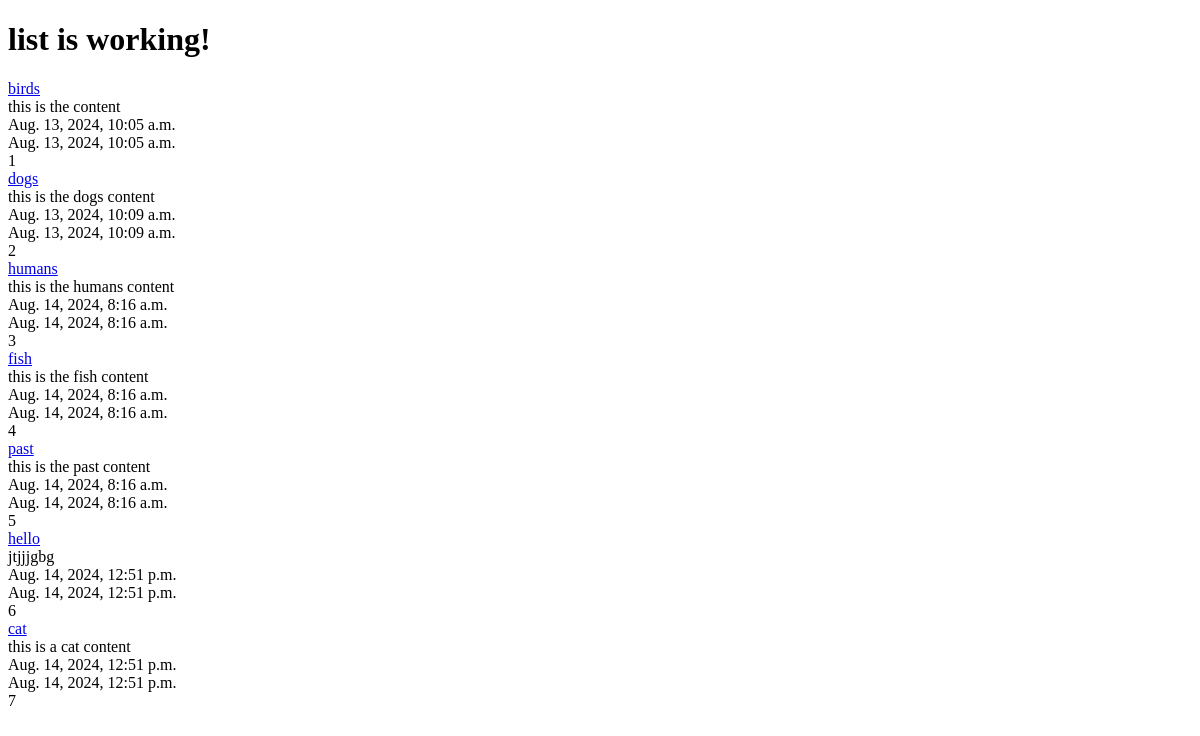
The app's page /posts/, older data.
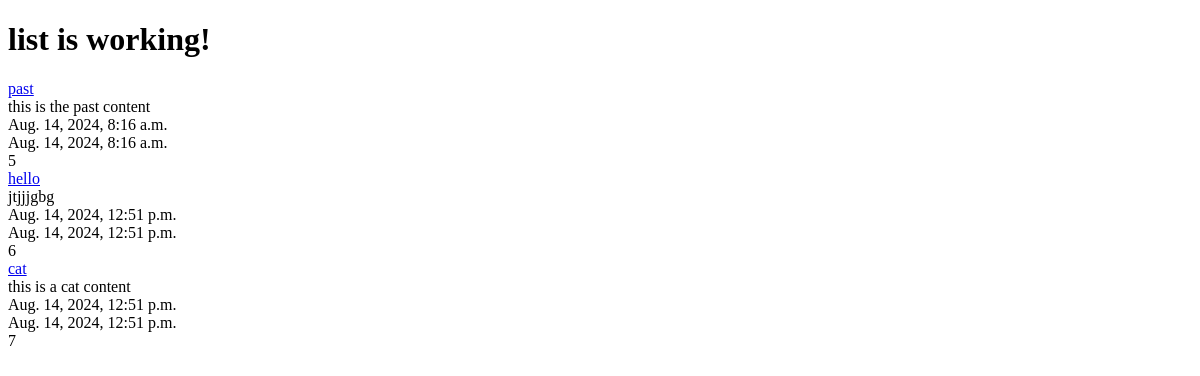
The same page, newer data.
### posts/models.py (models this page shows, shortened)
class Post(models.Model):
    title = models.CharField(max_length=200)
    content = models.TextField()
    created_at = models.DateTimeField(auto_now_add=True, auto_now=False)
    updated_at = models.DateTimeField(auto_now=True, auto_now_add=False)
    def get_absolute_url(self):
        return reverse('posts:detail', args=[str(self.id)])

### posts/views.py (the view)
# urls.py: path('', views.post_list, name='list'),
def post_list(request):
    queryset = Post.objects.all()
    context = {
        "object_list": queryset,
        "title": "list"
    }
    return render(request, "index.html", context)

### templates/index.html (shortened to what this page needs)
<!DOCTYPE html>
<html lang="en">
<head>
</head>
<body>
    <h1>{{ title }} is working!</h1>
    {% for obj in object_list %}
    <a href='{{ obj.get_absolute_url }}' >{{ obj.title }}</a><br/>
    {{ obj.content }}<br/>
    {{ obj.updated_at }}<br/>
    {{ obj.updated_at }}<br/>
    {{ obj.id }}<br/>
    {% endfor %}
</body>
</html>

Row changes from the older to the newer data that the page shows:
removed Post: title "birds", content "this is the content", updated_at "Aug. 13, 2024, 10:05 a.m.", id "1"
removed Post: title "dogs", content "this is the dogs content", updated_at "Aug. 13, 2024, 10:09 a.m.", id "2"
removed Post: title "humans", content "this is the humans content", updated_at "Aug. 14, 2024, 8:16 a.m.", id "3"
removed Post: title "fish", content "this is the fish content", updated_at "Aug. 14, 2024, 8:16 a.m.", id "4"
